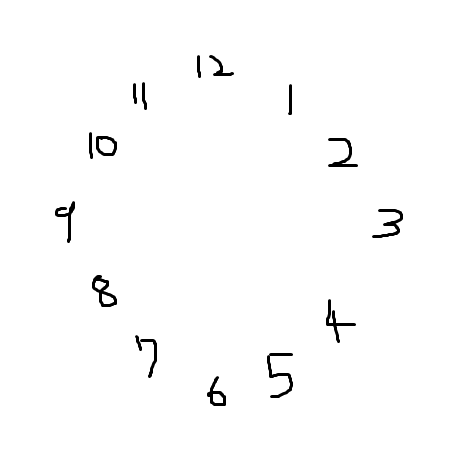
#> input picture be/images/dnumbers.png, 450 x 450 px, found by its file name
$ python det_diff.py
#> lines starting #> are read from the running program, lines starting #| are printed output that depends on the picture; after the words box and inside, x2 and y2 are one past the last pixel; in counts of white or black regions, pixels touching at a corner belong together
from skimage.metrics import structural_similarity as ssim
import argparse
import imutils
import cv2
from skimage import io

imageA = cv2.imread("./images/dnumbers.png")
#> imageA is the input picture: shape (450, 450, 3); min 0, max 255, mean 251.6
imageB = cv2.imread("./images/dnumandarrow.png")
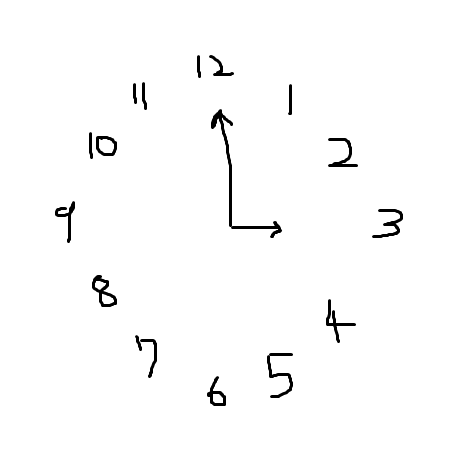
#> input picture be/images/dnumandarrow.png, 450 x 450 px, found by its file name
#> imageB is the input picture: shape (450, 450, 3); min 0, max 255, mean 250.7
# [5 lines of commented-out code are left out]

grayA = cv2.cvtColor(imageA, cv2.COLOR_RGB2GRAY)
grayB = cv2.cvtColor(imageB, cv2.COLOR_RGB2GRAY)
# [5 lines of commented-out code are left out]

score, diff = ssim(grayA, grayB, full=True)
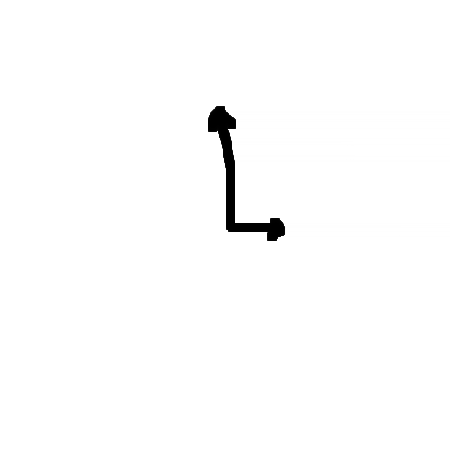
#> diff: shape (450, 450) float64; min 0.0022, max 1, mean 0.99
#> score = 0.989
diff = (diff * 255).astype("uint8")
# [8 lines of commented-out code are left out]

thresh = cv2.threshold(diff, 100, 255, cv2.THRESH_BINARY_INV)[1]
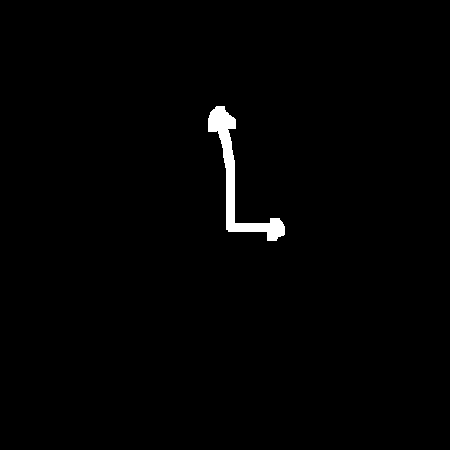
#> thresh: shape (450, 450); 1.1% white; 1 white region
# cv2.imshow("thresh", thresh)
# cv2.waitKey(0)
# cv2.destroyAllWindows()

cnts = cv2.findContours(thresh.copy(), cv2.RETR_EXTERNAL, cv2.CHAIN_APPROX_SIMPLE)
#> cnts = 1 contour; box (x1, y1, x2, y2) and area: (208, 106, 285, 241) 1940
cnts = cnts[0] if len(cnts) == 2 else cnts[1]

for c in cnts:
    area = cv2.contourArea(c)
    if area > 30:
        x, y, w, h = cv2.boundingRect(c)
        cv2.rectangle(imageA, (x, y), (x + w, y + h), (51, 255, 102), 2)
        cv2.rectangle(imageB, (x, y), (x + w, y + h), (51, 255, 102), 2)
#> this loop made 1 pass
#> (area, x, y, w, h) on pass 1: (1940, 208, 106, 77, 135)
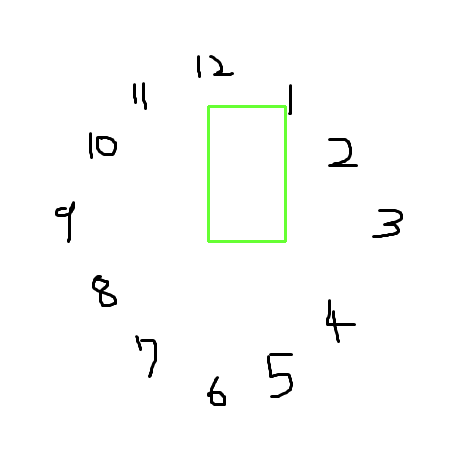
#> imageA: shape (450, 450, 3); 0.63% of pixels changed, all inside (x1, y1, x2, y2) = (207, 105, 287, 243)
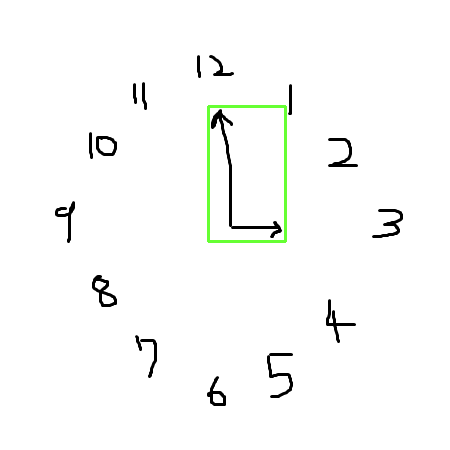
#> imageB: shape (450, 450, 3); 0.63% of pixels changed, all inside (x1, y1, x2, y2) = (207, 105, 287, 243)

# [6 lines of commented-out code are left out]
